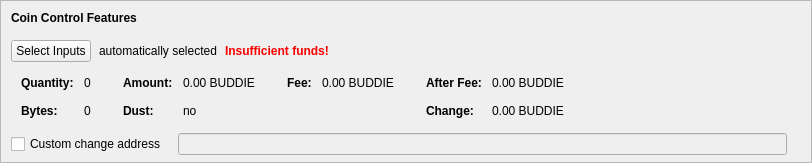
    <widget class="QFrame" name="frameCoinControl">
     <property name="sizePolicy">
      <sizepolicy hsizetype="Expanding" vsizetype="Expanding">
       <horstretch>0</horstretch>
       <verstretch>0</verstretch>
      </sizepolicy>
     </property>
     <property name="maximumSize">
      <size>
       <width>16777215</width>
       <height>16777215</height>
      </size>
     </property>
     <property name="frameShape">
      <enum>QFrame::StyledPanel</enum>
     </property>
     <property name="frameShadow">
      <enum>QFrame::Sunken</enum>
     </property>
     <layout class="QVBoxLayout" name="verticalLayoutCoinControl2">
      <property name="spacing">
       <number>0</number>
      </property>
      <property name="leftMargin">
       <number>0</number>
      </property>
      <property name="topMargin">
       <number>0</number>
      </property>
      <property name="rightMargin">
       <number>0</number>
      </property>
      <property name="bottomMargin">
       <number>6</number>
      </property>
      <item>
       <layout class="QVBoxLayout" name="verticalLayoutCoinControl" stretch="0,0,0,0,1">
        <property name="spacing">
         <number>0</number>
        </property>
        <property name="leftMargin">
         <number>10</number>
        </property>
        <property name="topMargin">
         <number>10</number>
        </property>
        <item>
         <layout class="QHBoxLayout" name="horizontalLayoutCoinControl1">
          <property name="bottomMargin">
           <number>15</number>
          </property>
          <item>
           <widget class="QLabel" name="labelCoinControlFeatures">
            <property name="sizePolicy">
             <sizepolicy hsizetype="Preferred" vsizetype="Maximum">
              <horstretch>0</horstretch>
              <verstretch>0</verstretch>
             </sizepolicy>
            </property>
            <property name="font">
             <font>
              <weight>75</weight>
              <bold>true</bold>
             </font>
            </property>
            <property name="styleSheet">
             <string notr="true">font-weight:bold;</string>
            </property>
            <property name="text">
             <string>Coin Control Features</string>
            </property>
           </widget>
          </item>
         </layout>
        </item>
        <item>
         <layout class="QHBoxLayout" name="horizontalLayoutCoinControl2" stretch="0,0,0,0">
          <property name="spacing">
           <number>8</number>
          </property>
          <property name="bottomMargin">
           <number>10</number>
          </property>
          <item>
           <widget class="QPushButton" name="pushButtonCoinControl">
            <property name="styleSheet">
             <string notr="true"/>
            </property>
            <property name="text">
             <string>Select Inputs</string>
            </property>
            <property name="autoDefault">
             <bool>false</bool>
            </property>
           </widget>
          </item>
          <item>
           <widget class="QLabel" name="labelCoinControlAutomaticallySelected">
            <property name="text">
             <string>automatically selected</string>
            </property>
            <property name="margin">
             <number>5</number>
            </property>
           </widget>
          </item>
          <item>
           <widget class="QLabel" name="labelCoinControlInsuffFunds">
            <property name="font">
             <font>
              <weight>75</weight>
              <bold>true</bold>
             </font>
            </property>
            <property name="styleSheet">
             <string notr="true">color:red;font-weight:bold;</string>
            </property>
            <property name="text">
             <string>Insufficient funds!</string>
            </property>
            <property name="margin">
             <number>5</number>
            </property>
           </widget>
          </item>
          <item>
           <spacer name="horizontalSpacerCoinControl">
            <property name="orientation">
             <enum>Qt::Horizontal</enum>
            </property>
            <property name="sizeHint" stdset="0">
             <size>
              <width>40</width>
              <height>1</height>
             </size>
            </property>
           </spacer>
          </item>
         </layout>
        </item>
        <item>
         <widget class="QWidget" name="widgetCoinControl" native="true">
          <property name="sizePolicy">
           <sizepolicy hsizetype="Preferred" vsizetype="Preferred">
            <horstretch>0</horstretch>
            <verstretch>0</verstretch>
           </sizepolicy>
          </property>
          <property name="minimumSize">
           <size>
            <width>0</width>
            <height>0</height>
           </size>
          </property>
          <property name="styleSheet">
           <string notr="true"/>
          </property>
          <layout class="QHBoxLayout" name="horizontalLayoutCoinControl5">
           <property name="leftMargin">
            <number>0</number>
           </property>
           <property name="topMargin">
            <number>0</number>
           </property>
           <property name="rightMargin">
            <number>0</number>
           </property>
           <property name="bottomMargin">
            <number>0</number>
           </property>
           <item>
            <layout class="QHBoxLayout" name="horizontalLayoutCoinControl3" stretch="0,0,0,1">
             <property name="spacing">
              <number>20</number>
             </property>
             <property name="topMargin">
              <number>0</number>
             </property>
             <property name="bottomMargin">
              <number>10</number>
             </property>
             <item>
              <layout class="QFormLayout" name="formLayoutCoinControl1">
               <property name="horizontalSpacing">
                <number>10</number>
               </property>
               <property name="verticalSpacing">
                <number>14</number>
               </property>
               <property name="leftMargin">
                <number>10</number>
               </property>
               <property name="topMargin">
                <number>4</number>
               </property>
               <property name="rightMargin">
                <number>6</number>
               </property>
               <item row="0" column="0">
                <widget class="QLabel" name="labelCoinControlQuantityText">
                 <property name="font">
                  <font>
                   <weight>75</weight>
                   <bold>true</bold>
                  </font>
                 </property>
                 <property name="text">
                  <string>Quantity:</string>
                 </property>
                 <property name="margin">
                  <number>0</number>
                 </property>
                </widget>
               </item>
               <item row="0" column="1">
                <widget class="QLabel" name="labelCoinControlQuantity">
                 <property name="cursor">
                  <cursorShape>IBeamCursor</cursorShape>
                 </property>
                 <property name="contextMenuPolicy">
                  <enum>Qt::ActionsContextMenu</enum>
                 </property>
                 <property name="text">
                  <string notr="true">0</string>
                 </property>
                 <property name="margin">
                  <number>0</number>
                 </property>
                 <property name="textInteractionFlags">
                  <set>Qt::LinksAccessibleByMouse|Qt::TextSelectableByKeyboard|Qt::TextSelectableByMouse</set>
                 </property>
                </widget>
               </item>
               <item row="1" column="0">
                <widget class="QLabel" name="labelCoinControlBytesText">
                 <property name="font">
                  <font>
                   <weight>75</weight>
                   <bold>true</bold>
                  </font>
                 </property>
                 <property name="text">
                  <string>Bytes:</string>
                 </property>
                </widget>
               </item>
               <item row="1" column="1">
                <widget class="QLabel" name="labelCoinControlBytes">
                 <property name="cursor">
                  <cursorShape>IBeamCursor</cursorShape>
                 </property>
                 <property name="contextMenuPolicy">
                  <enum>Qt::ActionsContextMenu</enum>
                 </property>
                 <property name="text">
                  <string notr="true">0</string>
                 </property>
                 <property name="textInteractionFlags">
                  <set>Qt::LinksAccessibleByMouse|Qt::TextSelectableByKeyboard|Qt::TextSelectableByMouse</set>
                 </property>
                </widget>
               </item>
              </layout>
             </item>
             <item>
              <layout class="QFormLayout" name="formLayoutCoinControl2">
               <property name="horizontalSpacing">
                <number>10</number>
               </property>
               <property name="verticalSpacing">
                <number>14</number>
               </property>
               <property name="leftMargin">
                <number>6</number>
               </property>
               <property name="topMargin">
                <number>4</number>
               </property>
               <property name="rightMargin">
                <number>6</number>
               </property>
               <item row="0" column="0">
                <widget class="QLabel" name="labelCoinControlAmountText">
                 <property name="font">
                  <font>
                   <weight>75</weight>
                   <bold>true</bold>
                  </font>
                 </property>
                 <property name="text">
                  <string>Amount:</string>
                 </property>
                 <property name="margin">
                  <number>0</number>
                 </property>
                </widget>
               </item>
               <item row="0" column="1">
                <widget class="QLabel" name="labelCoinControlAmount">
                 <property name="cursor">
                  <cursorShape>IBeamCursor</cursorShape>
                 </property>
                 <property name="contextMenuPolicy">
                  <enum>Qt::ActionsContextMenu</enum>
                 </property>
                 <property name="text">
                  <string notr="true">0.00 BUDDIE</string>
                 </property>
                 <property name="textInteractionFlags">
                  <set>Qt::LinksAccessibleByMouse|Qt::TextSelectableByKeyboard|Qt::TextSelectableByMouse</set>
                 </property>
                </widget>
               </item>
               <item row="1" column="0">
                <widget class="QLabel" name="labelCoinControlLowOutputText">
                 <property name="font">
                  <font>
                   <weight>75</weight>
                   <bold>true</bold>
                  </font>
                 </property>
                 <property name="text">
                  <string>Dust:</string>
                 </property>
                </widget>
               </item>
               <item row="1" column="1">
                <widget class="QLabel" name="labelCoinControlLowOutput">
                 <property name="cursor">
                  <cursorShape>IBeamCursor</cursorShape>
                 </property>
                 <property name="contextMenuPolicy">
                  <enum>Qt::ActionsContextMenu</enum>
                 </property>
                 <property name="text">
                  <string notr="true">no</string>
                 </property>
                 <property name="textInteractionFlags">
                  <set>Qt::LinksAccessibleByMouse|Qt::TextSelectableByKeyboard|Qt::TextSelectableByMouse</set>
                 </property>
                </widget>
               </item>
              </layout>
             </item>
             <item>
              <layout class="QFormLayout" name="formLayoutCoinControl3">
               <property name="horizontalSpacing">
                <number>10</number>
               </property>
               <property name="verticalSpacing">
                <number>14</number>
               </property>
               <property name="leftMargin">
                <number>6</number>
               </property>
               <property name="topMargin">
                <number>4</number>
               </property>
               <property name="rightMargin">
                <number>6</number>
               </property>
               <item row="0" column="0">
                <widget class="QLabel" name="labelCoinControlFeeText">
                 <property name="font">
                  <font>
                   <weight>75</weight>
                   <bold>true</bold>
                  </font>
                 </property>
                 <property name="text">
                  <string>Fee:</string>
                 </property>
                 <property name="margin">
                  <number>0</number>
                 </property>
                </widget>
               </item>
               <item row="0" column="1">
                <widget class="QLabel" name="labelCoinControlFee">
                 <property name="cursor">
                  <cursorShape>IBeamCursor</cursorShape>
                 </property>
                 <property name="contextMenuPolicy">
                  <enum>Qt::ActionsContextMenu</enum>
                 </property>
                 <property name="text">
                  <string notr="true">0.00 BUDDIE</string>
                 </property>
                 <property name="textInteractionFlags">
                  <set>Qt::LinksAccessibleByMouse|Qt::TextSelectableByKeyboard|Qt::TextSelectableByMouse</set>
                 </property>
                </widget>
               </item>
             </layout>
             </item>
             <item>
              <layout class="QFormLayout" name="formLayoutCoinControl4">
               <property name="horizontalSpacing">
                <number>10</number>
               </property>
               <property name="verticalSpacing">
                <number>14</number>
               </property>
               <property name="leftMargin">
                <number>6</number>
               </property>
               <property name="topMargin">
                <number>4</number>
               </property>
               <property name="rightMargin">
                <number>6</number>
               </property>
               <item row="0" column="0">
                <widget class="QLabel" name="labelCoinControlAfterFeeText">
                 <property name="font">
                  <font>
                   <weight>75</weight>
                   <bold>true</bold>
                  </font>
                 </property>
                 <property name="text">
                  <string>After Fee:</string>
                 </property>
                 <property name="margin">
                  <number>0</number>
                 </property>
                </widget>
               </item>
               <item row="0" column="1">
                <widget class="QLabel" name="labelCoinControlAfterFee">
                 <property name="cursor">
                  <cursorShape>IBeamCursor</cursorShape>
                 </property>
                 <property name="contextMenuPolicy">
                  <enum>Qt::ActionsContextMenu</enum>
                 </property>
                 <property name="text">
                  <string notr="true">0.00 BUDDIE</string>
                 </property>
                 <property name="textInteractionFlags">
                  <set>Qt::LinksAccessibleByMouse|Qt::TextSelectableByKeyboard|Qt::TextSelectableByMouse</set>
                 </property>
                </widget>
               </item>
               <item row="1" column="0">
                <widget class="QLabel" name="labelCoinControlChangeText">
                 <property name="font">
                  <font>
                   <weight>75</weight>
                   <bold>true</bold>
                  </font>
                 </property>
                 <property name="text">
                  <string>Change:</string>
                 </property>
                </widget>
               </item>
               <item row="1" column="1">
                <widget class="QLabel" name="labelCoinControlChange">
                 <property name="cursor">
                  <cursorShape>IBeamCursor</cursorShape>
                 </property>
                 <property name="contextMenuPolicy">
                  <enum>Qt::ActionsContextMenu</enum>
                 </property>
                 <property name="text">
                  <string notr="true">0.00 BUDDIE</string>
                 </property>
                 <property name="textInteractionFlags">
                  <set>Qt::LinksAccessibleByMouse|Qt::TextSelectableByKeyboard|Qt::TextSelectableByMouse</set>
                 </property>
                </widget>
               </item>
              </layout>
             </item>
            </layout>
           </item>
          </layout>
         </widget>
        </item>
        <item>
         <layout class="QHBoxLayout" name="horizontalLayoutCoinControl4" stretch="0,0,0">
          <property name="spacing">
           <number>12</number>
          </property>
          <property name="sizeConstraint">
           <enum>QLayout::SetDefaultConstraint</enum>
          </property>
          <property name="topMargin">
           <number>5</number>
          </property>
          <property name="rightMargin">
           <number>5</number>
          </property>
          <item>
           <widget class="QCheckBox" name="checkBoxCoinControlChange">
            <property name="toolTip">
             <string>If this is activated, but the change address is empty or invalid, change will be sent to a newly generated address.</string>
            </property>
            <property name="text">
             <string>Custom change address</string>
            </property>
           </widget>
          </item>
          <item>
           <widget class="QValidatedLineEdit" name="lineEditCoinControlChange">
            <property name="enabled">
             <bool>false</bool>
            </property>
            <property name="sizePolicy">
             <sizepolicy hsizetype="Expanding" vsizetype="Fixed">
              <horstretch>0</horstretch>
              <verstretch>0</verstretch>
             </sizepolicy>
            </property>
           </widget>
          </item>
          <item>
           <widget class="QLabel" name="labelCoinControlChangeLabel">
            <property name="sizePolicy">
             <sizepolicy hsizetype="Preferred" vsizetype="Expanding">
              <horstretch>0</horstretch>
              <verstretch>0</verstretch>
             </sizepolicy>
            </property>
            <property name="minimumSize">
             <size>
              <width>0</width>
              <height>0</height>
             </size>
            </property>
            <property name="text">
             <string/>
            </property>
            <property name="margin">
             <number>3</number>
            </property>
           </widget>
          </item>
         </layout>
        </item>
        <item>
         <spacer name="verticalSpacerCoinControl">
          <property name="orientation">
           <enum>Qt::Vertical</enum>
          </property>
          <property name="sizeHint" stdset="0">
           <size>
            <width>800</width>
            <height>1</height>
           </size>
          </property>
         </spacer>
        </item>
       </layout>
      </item>
     </layout>
    </widget>
